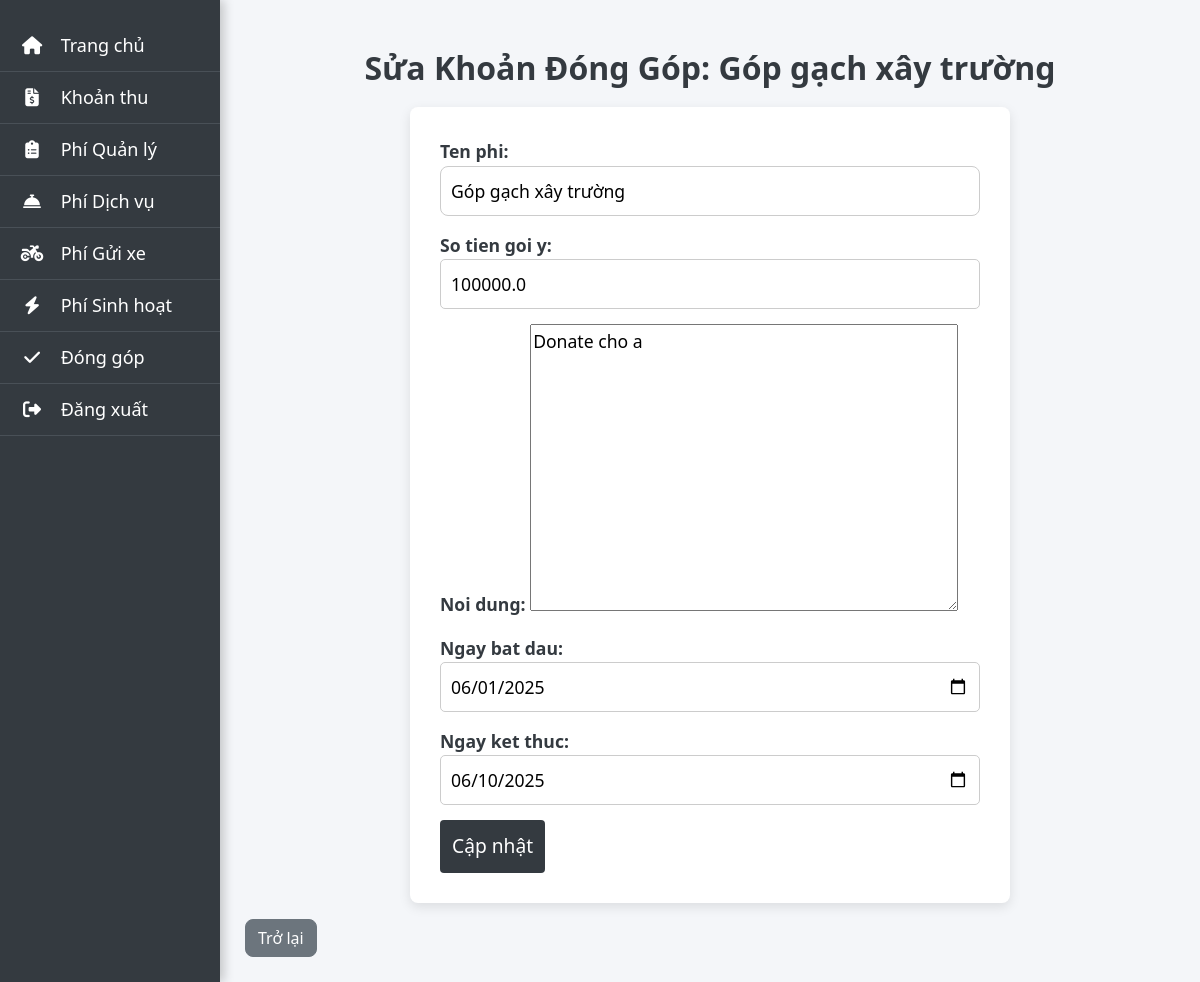
The app's page /sua-dong-gop/Góp gạch xây trường/ with its own data.
### apartment_management/models.py (models this page shows, shortened)
class DanhSachPhiDongGop(models.Model):
    ten_phi = models.CharField(max_length=30, primary_key=True)
    so_tien_goi_y = models.IntegerField()
    noi_dung = models.TextField(null=True, blank=True)
    ngay_bat_dau = models.DateField(null=True, blank=True)
    ngay_ket_thuc = models.DateField(null=True, blank=True)

### apartment_management/views/ketoan_views/donggop_views.py (the view)
# urls.py: path('sua-dong-gop/<str:id>/', donggop_views.sua_dong_gop, name='sua_dong_gop'),  # Sửa khoản đóng góp
def sua_dong_gop(request, id):
    dong_gop = get_object_or_404(DanhSachPhiDongGop, ten_phi=id)  # Tìm kiếm bằng 'ten_phi'
    if request.method == 'POST':
        form = DanhSachPhiDongGopForm(request.POST, instance=dong_gop)
        if form.is_valid():
            form.save()
            messages.success(request, "Cập nhật khoản đóng góp thành công!")
            return redirect('thong_ke_dong_gop')  # Trở về trang thống kê
    else:
        form = DanhSachPhiDongGopForm(instance=dong_gop)
    return render(request, 'ketoan/donggop/sua_dong_gop.html', {'form': form})

### apartment_management/forms/donggopphi_form.py
class DanhSachPhiDongGopForm(forms.ModelForm):
    class Meta:
        model = DanhSachPhiDongGop
        fields = ['ten_phi', 'so_tien_goi_y', 'noi_dung', 'ngay_bat_dau', 'ngay_ket_thuc']
        widgets = {
            'ngay_bat_dau': forms.DateInput(attrs={'type': 'date'}, format='%Y-%m-%d'),
            'ngay_ket_thuc': forms.DateInput(attrs={'type': 'date'}, format='%Y-%m-%d'),
        }

### apartment_management/templates/ketoan/donggop/sua_dong_gop.html (shortened to what this page needs)
{% extends 'ketoan/ketoan_base.html' %}
{% block content %}
    <h2>Sửa Khoản Đóng Góp: {{ form.instance.ten_phi }}</h2>
    <form method="POST">
        {{ form.as_p }}
        <button type="submit" class="btn btn-success">Cập nhật</button>
    </form>
    <a href="{% url 'thong_ke_dong_gop' %}" class="btn btn-secondary mt-3">Trở lại</a>
{% endblock %}

### apartment_management/static/css/style.css (style rules this page uses)
body { font-family: 'Segoe UI', Tahoma, Geneva, Verdana, sans-serif; margin: 0; padding: 0; background-color: #f4f6f9; color: #495057; }
h1, h2, h3, h4 { font-weight: 600; color: #343a40; }
p { font-size: 1.1rem; line-height: 1.6; }
.btn { border-radius: 8px; font-weight: 500; }
.btn-secondary { background-color: #6c757d; border-color: #6c757d; color: white; transition: background-color 0.3s, transform 0.2s ease-in-out; }
input[type="text"] { border-radius: 8px; }
h2 { text-align: center; font-size: 2rem; margin-bottom: 20px; color: #343a40; }
form { max-width: 600px; margin: 0 auto; padding: 30px; background-color: #ffffff; border-radius: 8px; box-shadow: 0 4px 12px rgba(0, 0, 0, 0.1); }
form label { font-weight: 600; color: #495057; }
form button[type="submit"] { padding: 12px; font-size: 1.2rem; background-color: #343a40; color: white; border: none; border-radius: 4px; cursor: pointer; transition: background-color 0.3s; }
form p { margin-bottom: 15px; }
form p label { font-weight: bold; color: #343a40; }
form p input, form p select { padding: 10px; border-radius: 5px; border: 1px solid #ccc; width: 100%; }

### records on screen
DanhSachPhiDongGop: instance.ten_phi "Góp gạch xây trường", ten_phi "Góp gạch xây trường", so_tien_goi_y "100000.0", noi_dung "Donate cho a", ngay_bat_dau "06/01/2025", ngay_ket_thuc "06/10/2025"
